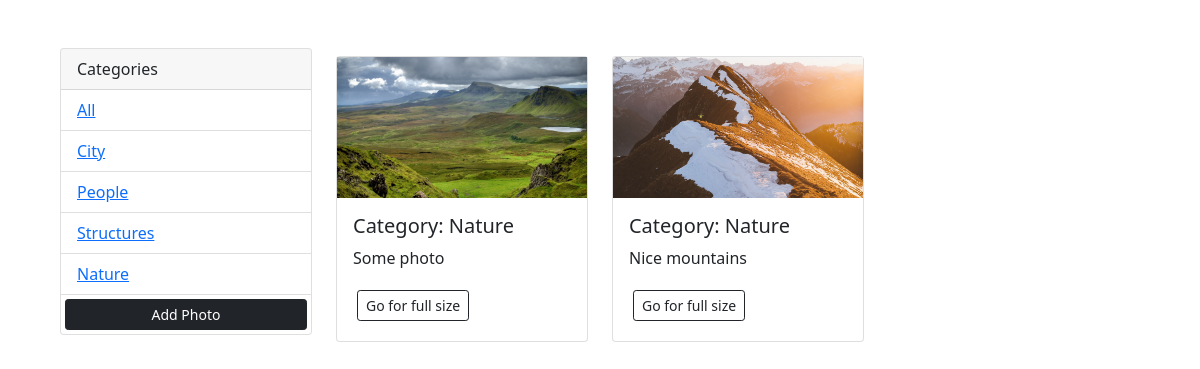
Screenshot of /?category=Nature with the database file from the repository.
### base/models.py (models this page shows, shortened)
class Category(models.Model):
    name = models.CharField(max_length=128, null=False, blank=False)
    def __str__(self):
        return self.name

class Photo(models.Model):
    category = models.ForeignKey(Category, on_delete=models.SET_NULL, null=True, blank=True)
    image = models.ImageField(null=False, blank=False)
    description = models.TextField()

### base/views.py (the view)
# urls.py: path('', index, name='index'),
def index(request):
    category = request.GET.get('category')
    if category is None:
        photos = Photo.objects.all()
    else:
        photos = Photo.objects.filter(category__name=category)
    categories = Category.objects.all()
    context = {'categories': categories, 'photos': photos}
    return render(request, 'base/index.html', context=context)

### base/templates/base/index.html (shortened to what this page needs)
<!DOCTYPE html>
<html lang="en">
<head>
    <link href="https://cdn.jsdelivr.net/npm/bootstrap@5.1.3/dist/css/bootstrap.min.css"
          rel="stylesheet"
>
</head>
<body class="m-5">
      <div class="container">
          <div class="row">
              <div class="col-md-3">
                  <div class="card">
                      <div class="card-header">
                          Categories
                          </div>
                              <ul class="list-group list-group-flush">
                                  <li class="list-group-item">
                                      <a href="{% url 'index' %}">All</a>
                                  </li>
                                {% for category in categories %}
                                  <li class="list-group-item">
                                      <a href="{% url 'index' %}?category={{ category.name }}">{{ category.name }}</a>
                                  </li>
                                {% endfor %}
                                <a class="btn btn-dark btn-block btn-sm m-1" href="{% url 'add_photo' %}">Add Photo</a>
                              </ul>
                          </div>
              </div>
              <div class="col-md-9">
                  <div class="row">
                      {% for photo in photos %}
                            <div class="col-md-4">
                              <div class="card my-2" >
                                  <img src="{{ photo.image.url }}" class="image-thumbnail" alt="...">
                                  <div class="card-body">
                                    <h5 class="card-title">Category: {{ photo.category }}</h5>
                                    <p class="card-text">{{ photo.description }}</p>
                                    <a href="{% url 'view_photo' photo.id %}" class="btn btn-outline-dark btn-sm m-1">Go for full size</a>
                                  </div>
                              </div>
                            </div>
                      {% empty %}
                      <h3>
                          There's no photos here!
                      </h3>
                      {% endfor %}
                  </div>
              </div>
          </div>
      </div>
</body>
</html>

### base/templates/base/index.html (style rules this page uses)
.image-thumbnail { max-height: 200px; object-fit: cover; }

### rows the page displays
Category: name "City"
Category: name "People"
Category: name "Structures"
Category: name "Nature"
Photo: image (picture), category "Nature", description "Some photo"
Photo: image (picture), category "Nature", description "Nice mountains"
